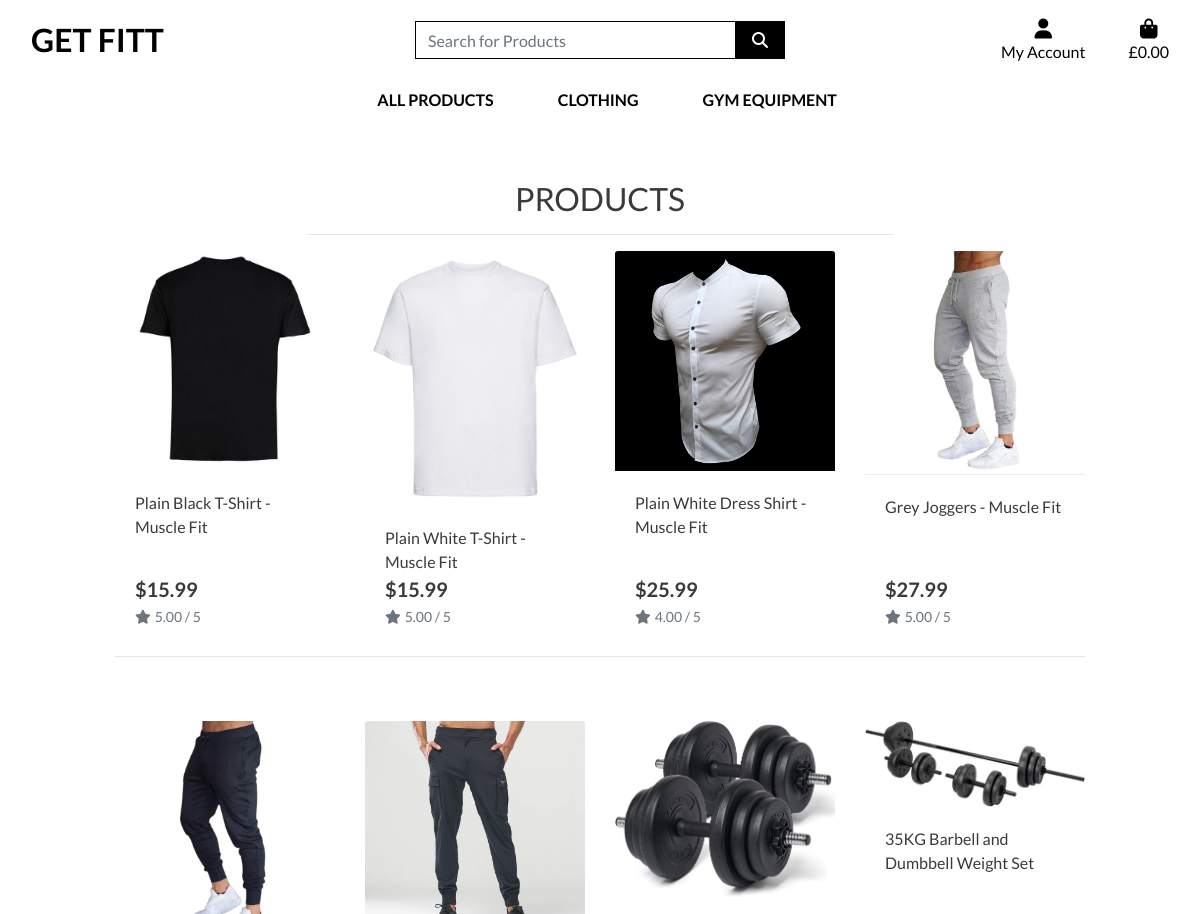
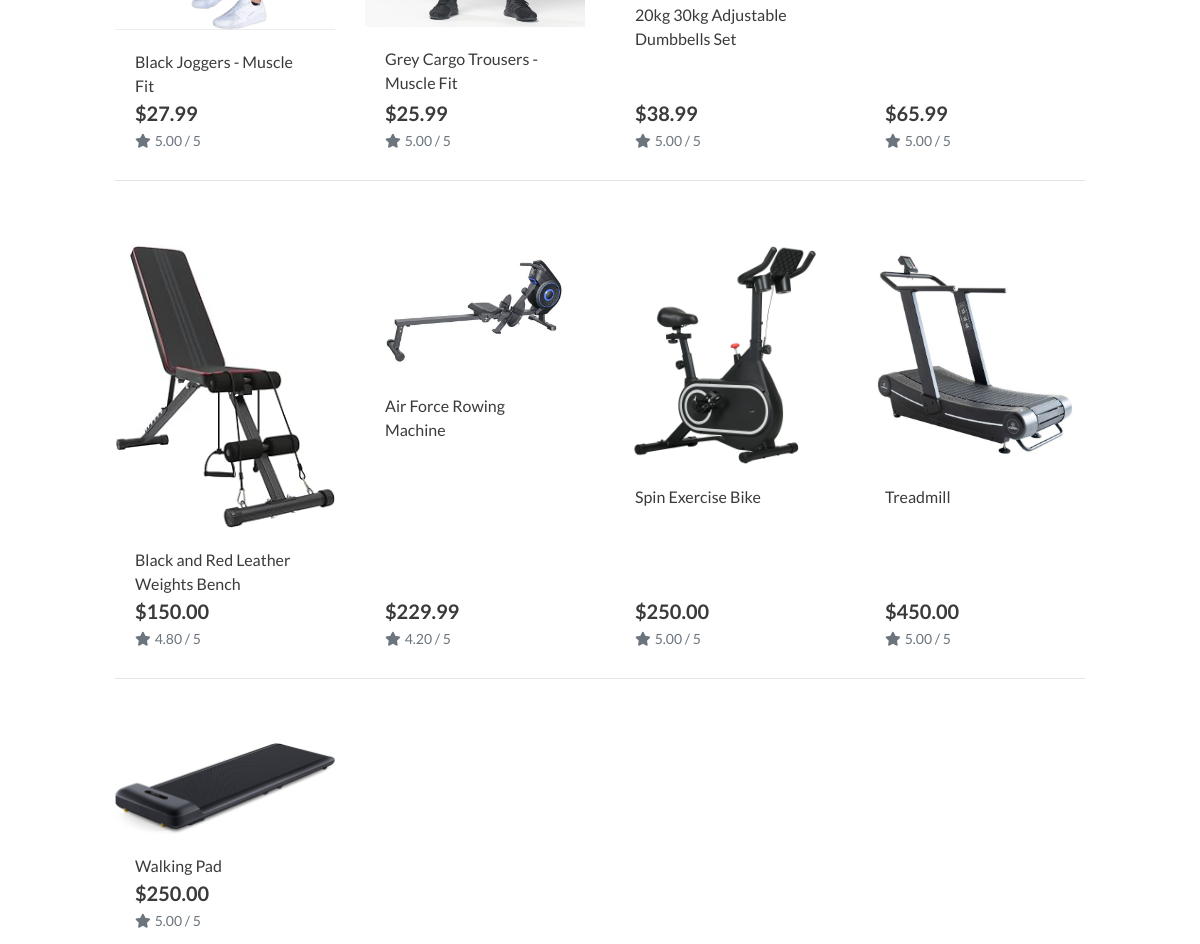
/products/, run on an earlier commit of the app's database (2 pictures, top to bottom).
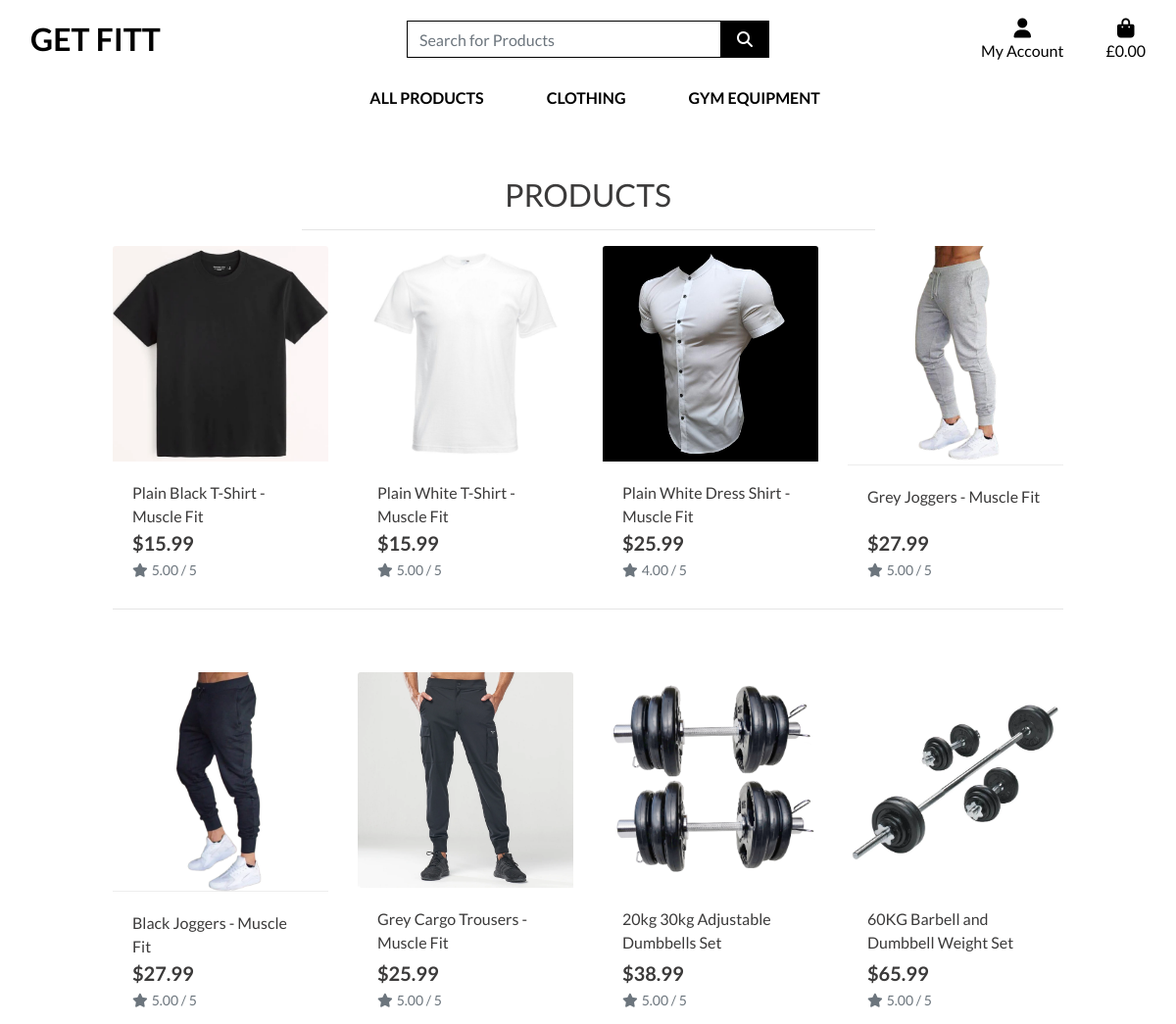
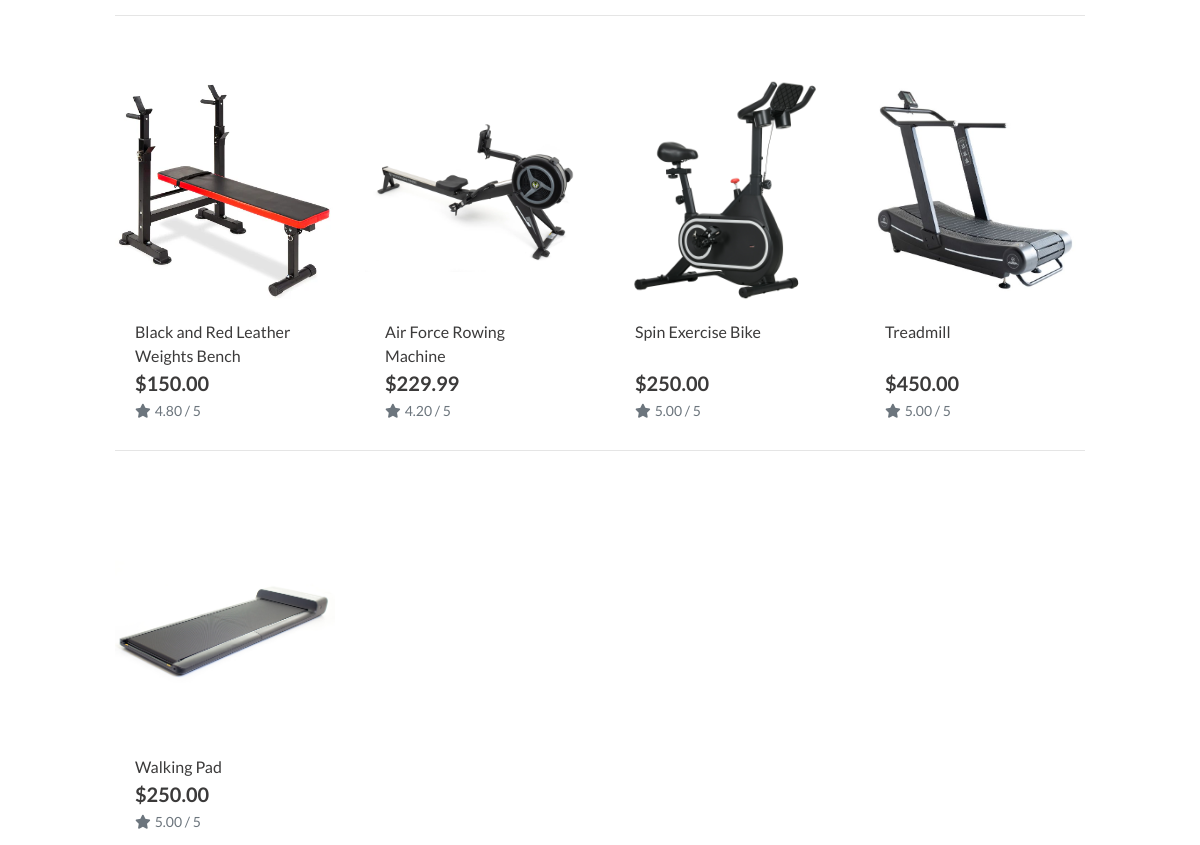
And on a later commit of the database (2 pictures, top to bottom).
### products/models.py (models this page shows, shortened)
class Product(models.Model):
    category = models.ForeignKey('Category', null=True, blank=True, on_delete=models.SET_NULL)
    sku = models.CharField(max_length=254, null=True, blank=True)
    name = models.CharField(max_length=254)
    description = models.TextField()
    price = models.DecimalField(max_digits=6, decimal_places=2)
    rating = models.DecimalField(max_digits=6, decimal_places=2, null=True, blank=True)
    image_url = models.URLField(max_length=1024, null=True, blank=True)
    image = models.ImageField(null=True, blank=True)

### products/views.py (the view)
# urls.py: path('', views.all_products, name='products')
def all_products(request):
    products = Product.objects.all()
    context = {
        'products': products,
    }
    return render(request, 'products/products.html', context)

### products/templates/products/products.html (shortened to what this page needs)
{% extends "base.html" %}
{% load static %}
{% block page_header %}
<div class="container header-container">
</div>
{% endblock %}
{% block content %}
<div class="overlay"></div>
<div class="container-fluid">
    <div class="row">
        <div class="col text-center mt-3">
            <h2 class="logo-font">Products</h2>
            <hr class="w-50 mb-1">
        </div>
    </div>
    <div class="row">
        <div class="product-container col-10 offset-1">
            <div class="row">
                {% for product in products %}
                        <div class="col-sm-6 col-md-6 col-lg-4 col-xl-3">
                            <div class="card h-100 border-0">
                                {% if product.image %}
                                <a href="">
                                    <img class="card-img-top img-fluid" src="{{ product.image.url }}" alt="{{ product.name }}">
                                </a>
                                {% else %}
                                <a href="">
                                    <img class="card-img-top img-fluid" src="{{ MEDIA_URL }}noimage.png" alt="{{ product.name }}">
                                </a>
                                {% endif %}
                                <div class="card-body pb-0">
                                    <p class="mb-0">{{ product.name }}</p>
                                </div>
                                <div class="card-footer bg-white pt-0 border-0 text-left">
                                    <div class="row">
                                        <div class="col">
                                            <p class="lead mb-0 text-left font-weight-bold">${{ product.price }}</p>
                                            {% if product.rating %}
                                                <small class="text-muted"><i class="fas fa-star mr-1"></i>{{ product.rating }} / 5</small>
                                            {% else %}
                                                <small class="text-muted">No Rating</small>
                                            {% endif %}
                                        </div>
                                    </div>
                                </div>
                            </div>
                        </div>
                        {% if forloop.counter|divisibleby:4 %}
                            <div class="col-12 d-none d-xl-block mb-5">
                                <hr>
                            </div>
                        {% endif %}
                    {% endfor %}
            </div>
        </div>
    </div>
</div>
{% endblock %}

What changed in the data, as far as the page shows it:
changed Product "Plain Black T-Shirt - Muscle Fit": image: a different picture
changed Product "Plain White T-Shirt - Muscle Fit": image: a different picture
changed Product "20kg 30kg Adjustable Dumbbells Set": image: a different picture
changed Product: image: a different picture; name "35KG Barbell and Dumbbell Weight Set" → "60KG Barbell and Dumbbell Weight Set"
changed Product "Black and Red Leather Weights Bench": image: a different picture
changed Product "Air Force Rowing Machine": image: a different picture
changed Product "Walking Pad": image: a different picture
